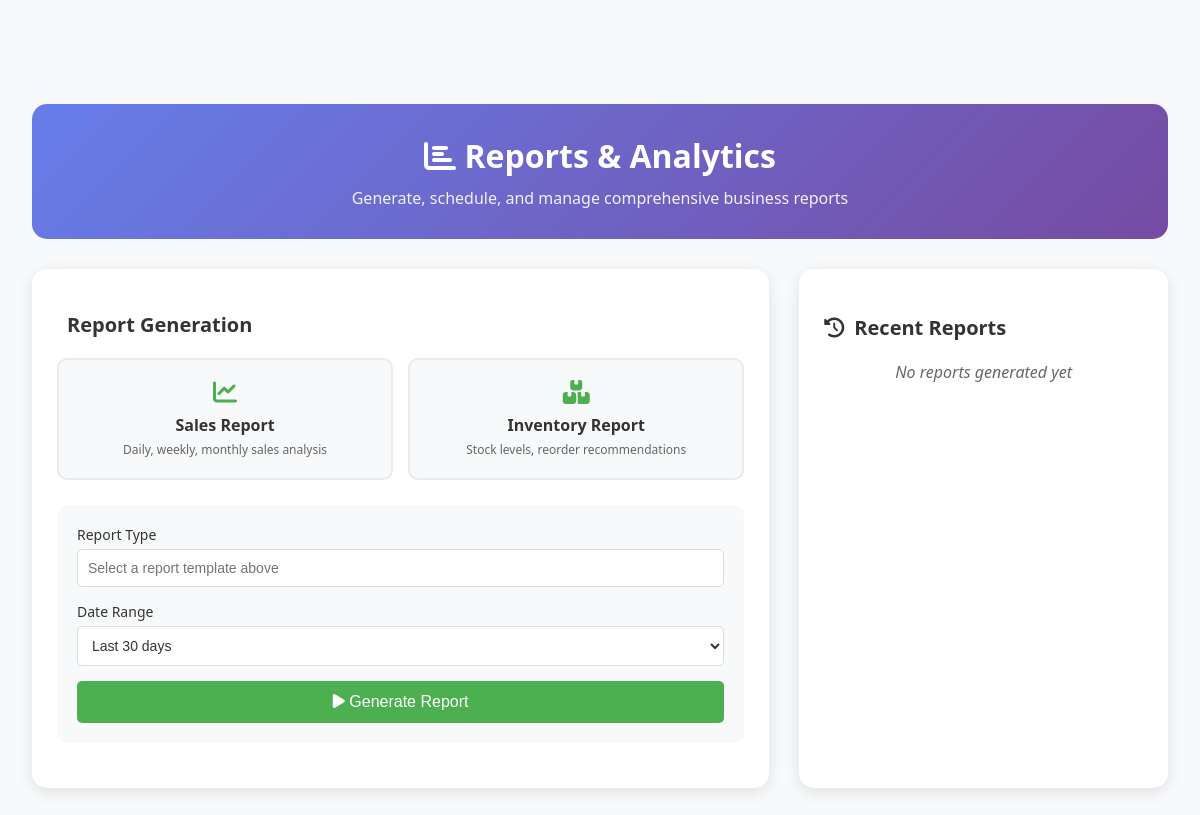
Page /reports.php (signed in) on the earlier database version.
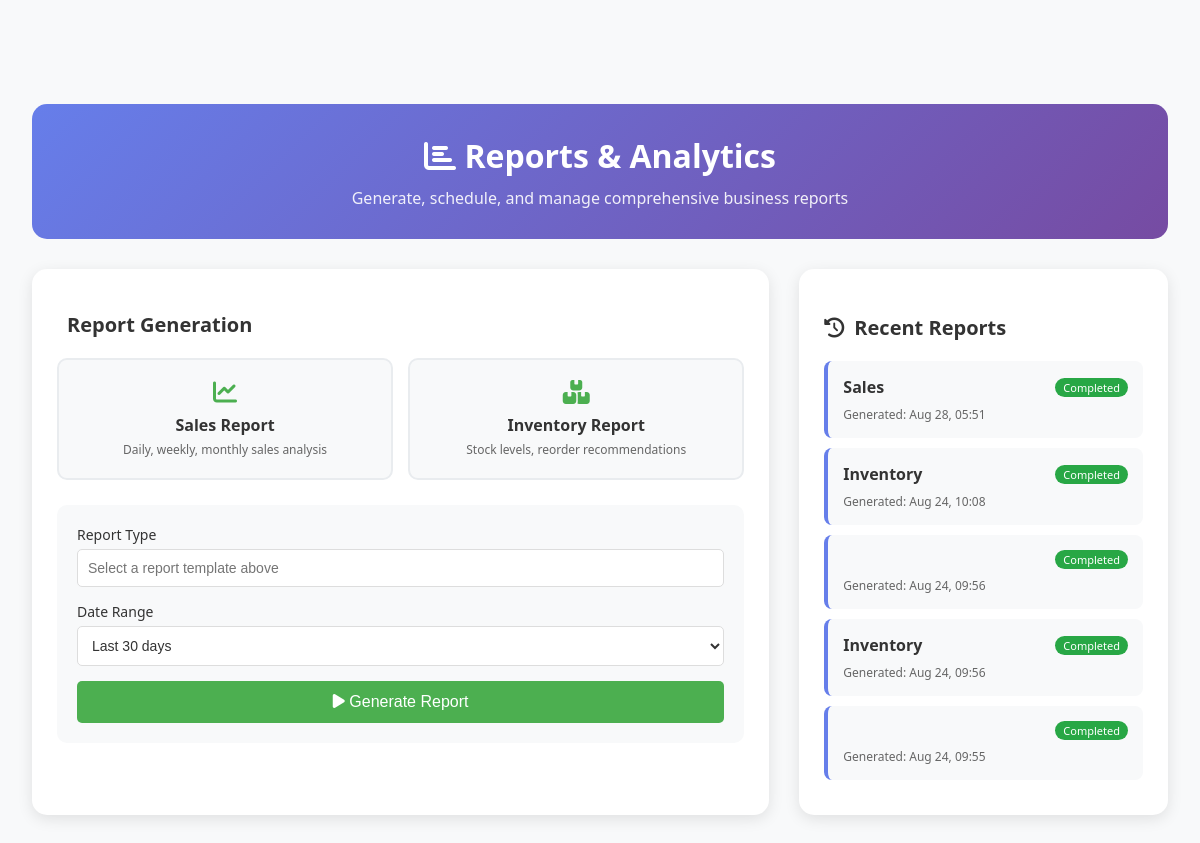
Same page on the later database version.
### tables this page shows
CREATE TABLE `reports` (
  `id` int(11) NOT NULL,
  `type` enum('sales','inventory','performance','financial') NOT NULL,
  `data` longtext NOT NULL,
  `status` enum('pending','processing','completed','failed') DEFAULT 'pending',
  `file_path` varchar(255) DEFAULT NULL,
  `created_at` timestamp NOT NULL DEFAULT current_timestamp(),
  `completed_at` timestamp NULL DEFAULT NULL
);

### reports.php (the view, shortened to what this page needs)
<?php
try {
    $db = Database::getInstance();
    $conn = $db->getConnection();
    $stmt = $conn->query("SELECT * FROM reports ORDER BY created_at DESC LIMIT 5");
    $recentReports = $stmt->fetchAll(PDO::FETCH_ASSOC);
} catch(PDOException $e) {
    echo "Error: " . $e->getMessage();
    die();
}
?>
<!DOCTYPE html>
<html lang="en">
<head>
    <link rel="stylesheet" href="style.css">
    <link rel="stylesheet" href="https://cdnjs.cloudflare.com/ajax/libs/font-awesome/6.4.2/css/all.min.css">
</head>
<body>
    <main class="main-content">
        <header class="reports-header">
            <h1><i class="fa-solid fa-chart-bar"></i> Reports & Analytics</h1>
            <p>Generate, schedule, and manage comprehensive business reports</p>
        </header>
        <div class="reports-grid">
            <section class="main-reports">
                <h2 class="section-title">
                    <i class="fa-solid fa-file-chart-line"></i> Report Generation
                </h2>
                <div class="report-templates">
                    <div class="report-template" data-type="sales">
                        <i class="fa-solid fa-chart-line"></i>
                        <h4>Sales Report</h4>
                        <p>Daily, weekly, monthly sales analysis</p>
                    </div>
                    <div class="report-template" data-type="inventory">
                        <i class="fa-solid fa-boxes-stacked"></i>
                        <h4>Inventory Report</h4>
                        <p>Stock levels, reorder recommendations</p>
                    </div>
                </div>
                <form method="POST" class="schedule-form">
                    <div class="form-group">
                        <label>Report Type</label>
                        <input type="text" id="report_type_display" placeholder="Select a report template above" readonly>
                    </div>
                    <div class="form-group">
                        <label>Date Range</label>
                        <select name="date_range">
                            <option value="30" selected>Last 30 days</option>
                        </select>
                    </div>
                    <button type="submit" class="btn-primary" id="generate_btn" disabled>
                        <i class="fa-solid fa-play"></i> Generate Report
                    </button>
                </form>
            </section>
            <section class="sidebar-reports">
                <div class="recent-reports">
                    <h3 class="section-title">
                        <i class="fa-solid fa-history"></i> Recent Reports
                    </h3>
                    <?php if (!empty($recentReports)): ?>
                        <?php foreach($recentReports as $report): ?>
                        <div class="report-item">
                            <div class="report-header">
                                <span class="report-type"><?php echo ucfirst($report['type']); ?></span>
                                <span class="report-status"><?php echo ucfirst($report['status']); ?></span>
                            </div>
                            <div class="report-time">
                                Generated: <?php echo date('M d, H:i', strtotime($report['created_at'])); ?>
                            </div>
                        </div>
                        <?php endforeach; ?>
                    <?php else: ?>
                        <p style="color: #666; text-align: center; font-style: italic;">No reports generated yet</p>
                    <?php endif; ?>
                </div>
            </section>
        </div>
    </main>
</body>
</html>

### style.css (style rules this page uses)
body, .sidebar, .main-content { scrollbar-width: thin; scrollbar-color: #1abc9c #e0f7fa; }
body { margin: 0; background: var(--bg-secondary); font-family: 'Segoe UI', Arial, sans-serif; display: flex; min-height: 100vh; color: var(--text-primary); }
.main-content { margin-left: 0; margin-top: 64px; padding: 40px 32px 40px 32px; width: 100%; background: transparent; min-height: 100vh; }
.form-group { margin-bottom: 20px; }
.form-group label { display: block; margin-bottom: 6px; font-weight: 500; color: var(--text-primary); font-size: 14px; }
.form-group input, .form-group select { width: 100%; padding: 10px 12px; border: 1px solid var(--border-color); border-radius: 6px; font-size: 14px; transition: border-color 0.3s ease; box-sizing: border-box; background: var(--bg-primary); color: var(--text-primary); }
:root { --bg-primary: #ffffff; --bg-secondary: #f8f9fa; --bg-tertiary: #e9ecef; --text-primary: #333333; --text-secondary: #666666; --text-muted: #999999; --border-color: #dee2e6; --accent-color: #1abc9c; --accent-hover: #16a085; --danger-color: #dc3545; --warning-color: #ffc107; --shadow: 0 2px 10px rgba(0,0,0,0.1); --shadow-hover: 0 4px 15px rgba(0,0,0,0.15); --sidebar-bg: linear-gradient(135deg, #222c36 80%, #1abc9c 100%); --sidebar-text: #fff; --sidebar-border: #1abc9c33; --sidebar-shadow: #1abc9c22; --profile-menu-bg: #ffffff; --profile-menu-text: #333; --profile-menu-border: #e0e0e0; --profile-menu-shadow: rgba(0,0,0,0.1); --profile-item-hover: #f5f5f5; }

### reports.php (style rules this page uses)
.reports-header { background: linear-gradient(135deg, #667eea 0%, #764ba2 100%); color: white; padding: 30px; border-radius: 15px; margin-bottom: 30px; text-align: center; }
.reports-header h1 { margin: 0 0 10px 0; font-size: 32px; }
.reports-header p { margin: 0; opacity: 0.9; font-size: 16px; }
.reports-grid { display: grid; grid-template-columns: 2fr 1fr; gap: 30px; margin-bottom: 30px; }
.main-reports { background: white; border-radius: 15px; padding: 25px; box-shadow: 0 4px 15px rgba(0, 0, 0, 0.1); }
.sidebar-reports { background: white; border-radius: 15px; padding: 25px; box-shadow: 0 4px 15px rgba(0, 0, 0, 0.1); }
.section-title { font-size: 20px; font-weight: 600; color: #333; margin-bottom: 20px; display: flex; align-items: center; gap: 10px; }
.report-templates { display: grid; grid-template-columns: repeat(auto-fit, minmax(200px, 1fr)); gap: 15px; margin-bottom: 25px; }
.report-template { background: #f8f9fa; border: 2px solid #e9ecef; border-radius: 10px; padding: 20px; text-align: center; cursor: pointer; transition: all 0.3s ease; }
.report-template i { font-size: 24px; color: #4CAF50; margin-bottom: 10px; }
.report-template h4 { margin: 0 0 5px 0; color: #333; font-size: 16px; }
.report-template p { margin: 0; color: #666; font-size: 12px; }
.schedule-form { background: #f8f9fa; border-radius: 10px; padding: 20px; margin-bottom: 20px; }
.form-group { margin-bottom: 15px; }
.form-group label { display: block; margin-bottom: 5px; font-weight: 500; color: #333; }
.form-group input, .form-group select { width: 100%; padding: 10px; border: 1px solid #ddd; border-radius: 5px; font-size: 14px; }
.btn-primary { background: #4CAF50; color: white; border: none; padding: 12px 24px; border-radius: 5px; cursor: pointer; font-size: 16px; width: 100%; transition: background 0.3s; }
.recent-reports { margin-top: 20px; }
.report-item { background: #f8f9fa; border-radius: 8px; padding: 15px; margin-bottom: 10px; border-left: 4px solid #667eea; }
.report-header { display: flex; justify-content: space-between; align-items: center; margin-bottom: 8px; }
.report-type { font-weight: 600; color: #333; }
.report-status { background: #28a745; color: white; padding: 2px 8px; border-radius: 10px; font-size: 11px; }
.report-time { font-size: 12px; color: #666; }

Differences in the rows shown:
added reports: type "Sales", status "Completed", created_at "Aug 28, 05:51"
added reports: type "Inventory", status "Completed", created_at "Aug 24, 10:08"
added reports: status "Completed", created_at "Aug 24, 09:56"
added reports: type "Inventory", status "Completed", created_at "Aug 24, 09:56"
added reports: status "Completed", created_at "Aug 24, 09:55"
Other differences:
text no longer shown: "No reports generated yet"
